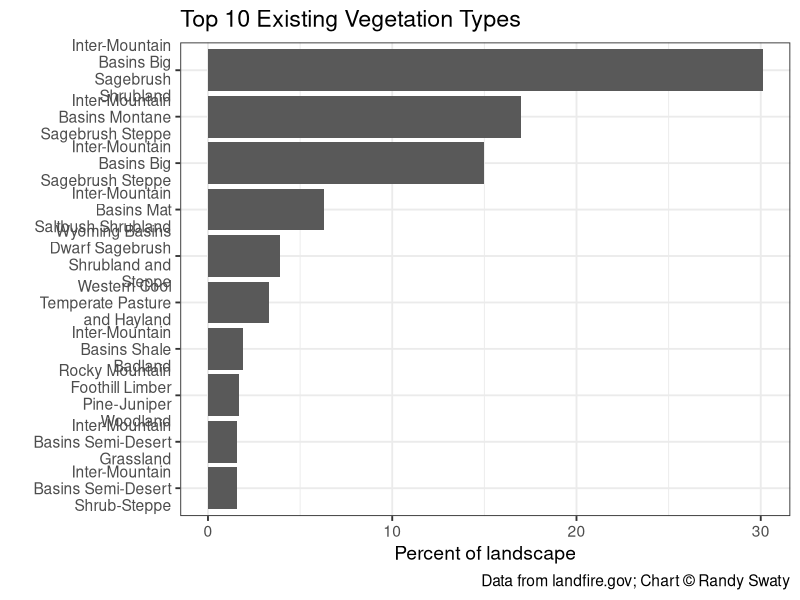
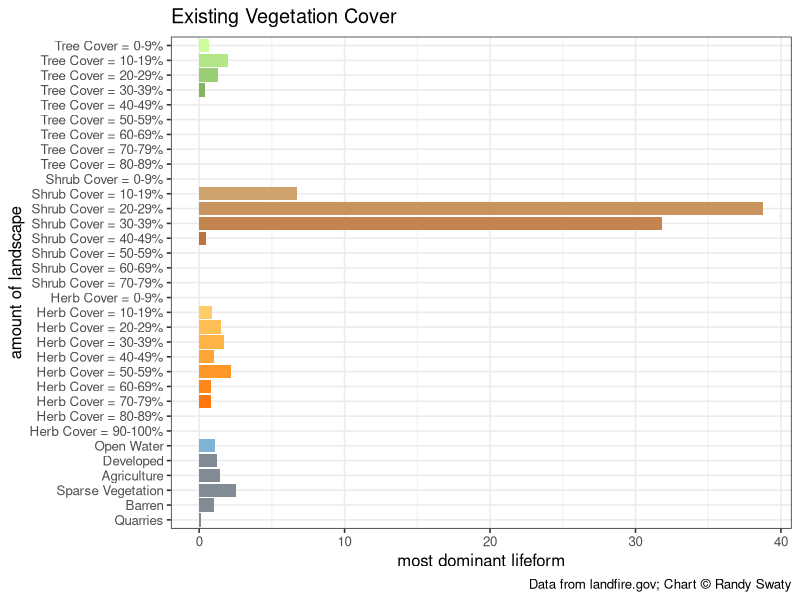
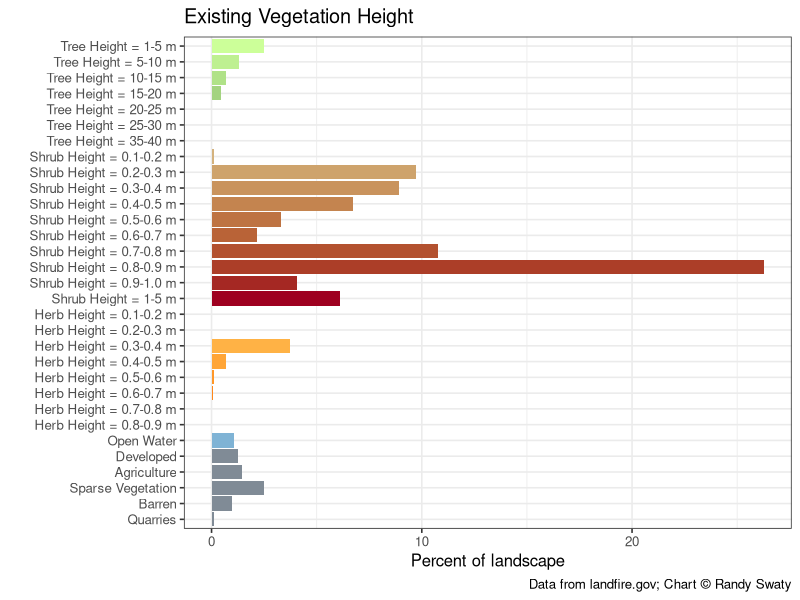

Generate these figures, in order, with R:
## ---- chunk 1
library(tidyverse)
library("png")  
library("patchwork") 

## ---- chunk 2
evtname <- read.csv(file = "data/evt_aoi_attributes.csv") %>%
  group_by(EVT_NAME) %>%
  summarize(ACRES = sum(ACRES),
            REL_PERCENT = sum(REL_PERCENT)) %>%
  arrange(desc(REL_PERCENT)) %>%
  top_n(n = 10, wt = REL_PERCENT)

# plot
evtChart <-
  ggplot(data = evtname, aes(x = EVT_NAME, y = REL_PERCENT)) +
  geom_bar(stat = "identity") +
  labs(
    title = "Top 10 Existing Vegetation Types",
    caption = "Data from landfire.gov; Chart © Randy Swaty",
    x = "",
    y = "Percent of landscape") +
  scale_x_discrete(limits = rev(evtname$EVT_NAME),
                   labels = function(x) str_wrap(x, width = 18)) +
  coord_flip() +
  theme_bw(base_size = 14)



evtChart
## ---- chunk 3
evcname <- read.csv("data/evc_aoi_attributes.csv")

# create "type" column based on conditions
evcname <- evcname %>% mutate(type = if_else(VALUE %in% 11, "Open Water",
                                             if_else(VALUE %in% 12, "Snow / Ice",
                                                     if_else(VALUE %in% c(13:25), "Developed",
                                                             if_else(VALUE %in% 31, "Barren",
                                                                     if_else(VALUE %in% c(60:70), "Agriculture",
                                                                             if_else(VALUE %in% 32, "Quarries",
                                                                                     if_else(VALUE %in% 100, "Sparse Vegetation",
                                                                                             if_else(VALUE %in% c(101:199), "Tree",
                                                                                                     if_else(VALUE %in% c(201:299), "Shrub",
                                                                                                             if_else(VALUE %in% c(301:399), "Herb",
                                                                                                                     "Other")))))))))))

# create reverse substr() function
revSubstr <- function(x, start, stop) {
  x <- strsplit(x, "")
  sapply(x, 
         function(x) paste(rev(rev(x)[start:stop]), collapse = ""), 
         USE.NAMES = FALSE)  }

# create cover column based on 2nd and 3rd to last values of classname
# if "Other" type, make 0
evcname <- evcname %>% mutate(cover = as.numeric(if_else(VALUE > 100,
                                                         revSubstr(evcname$CLASSNAMES, start = 2, stop = 3),
                                                         "0")))

# create bin breaks for grouping
breaks <- seq(0, 100, 10)
# create intervals for grouping and summarize
# also create factor order for "type"
evcgroup <- evcname %>%
  mutate(interval = cut(cover,
                        breaks, 
                        include.lowest = TRUE, 
                        right = T,
                        labels = c("0-9", "10-19", "20-29", "30-39", "40-49", "50-59", "60-69", "70-79", 
                                   "80-89", "90-100")),
         type = factor(type, levels = c("Tree", "Shrub", "Herb", "Open Water", "Snow / Ice", "Developed", "Agriculture", "Sparse Vegetation", "Barren", "Quarries", "Other"))) %>%
  group_by(type, interval) %>%
  summarize(Freq = sum(Freq),
            ACRES = sum(ACRES),
            REL_PERCENT = sum(REL_PERCENT))

# add label and legend names based on condition
evcgroup <- evcgroup %>% mutate(label = if_else(type %in% c("Tree", "Shrub", "Herb"),
                                                paste0(type, " Cover = ", interval, "%"), as.character(type)),
                                legend = if_else(type %in% c("Tree", "Shrub", "Herb", "Open Water"),
                                                 type, as.factor("Other")))

# turn current label order to factors
evclabel.list <- evcgroup$label
evcgroup <- evcgroup %>% mutate(label = fct_rev(factor(label, evclabel.list)))



# create factor level colors for legend (original from Myles)
## cols <- c("Tree" = "#196F3D", "Shrub" = "#229954", "Herb" = "#52BE80", "Open Water" = "#7FB3D5",
##          "Other" = "#808B96")

# join in custom cols column to color bars by specific label

evc_group_cols <- read.csv("data/evc_group_cols.csv")

evcgroup <- left_join(evcgroup, evc_group_cols, by = "label")

evcgroup$label <- factor(evcgroup$label, levels = rev(evcgroup$label))

# plot
evcChart <-
  ggplot(data = evcgroup, aes(x = label, y = REL_PERCENT, fill = colors)) +
  geom_bar(stat = "identity") +
  labs(
    title = "Existing Vegetation Cover",
    caption = "Data from landfire.gov; Chart © Randy Swaty",
    x = "amount of landscape",
    y = "most dominant lifeform") +
  scale_fill_identity() +
  coord_flip() +
  theme_bw(base_size = 12)+
  theme(legend.position = "none") 


evcChart


## ---- chunk 4

# load evh attribute table
evhname <- read.csv(file = "data/evh_aoi_arc.csv")


# create "type" column based on conditions
evhname <- evhname %>% mutate(type = if_else(VALUE %in% 11, "Open Water",
                                             if_else(VALUE %in% 12, "Snow / Ice",
                                                     if_else(VALUE %in% c(13:25), "Developed",
                                                             if_else(VALUE %in% 31, "Barren",
                                                                     if_else(VALUE %in% c(60:70), "Agriculture",
                                                                             if_else(VALUE %in% 32, "Quarries",
                                                                                     if_else(VALUE %in% 100, "Sparse Vegetation",
                                                                                             if_else(VALUE %in% c(101:199), "Tree",
                                                                                                     if_else(VALUE %in% c(201:299), "Shrub",
                                                                                                             if_else(VALUE %in% c(301:399), "Herb",
                                                                                                                     "Other"))))))))))) %>%
  mutate(height_m = if_else(type %in% "Tree", (VALUE -100),
                            if_else(type %in% "Shrub", ((VALUE - 200) / 10),
                                    if_else(type %in% "Herb", ((VALUE - 300) / 10), 0))) %>%
           as.character() %>% as.numeric())

# create bin breaks for grouping
breaks <- c(0, 0.1, 0.2, 0.3, 0.4, 0.5, 0.6, 0.7, 0.8, 0.9, 1, 5, 10, 15, 20, 25, 30, 35, 40, 45, 50, 55, 60, 65, 70, 75, 80, 85, 90, 95, 100)

# create intervals for grouping and summarize
# also create factor order for "type"
evhgroup <- evhname %>%
  mutate(interval = cut(height_m,
                        breaks, 
                        include.lowest = TRUE, 
                        right = F,
                        labels = c("0", "0.1-0.2", "0.2-0.3", "0.3-0.4" ,"0.4-0.5", "0.5-0.6", "0.6-0.7", "0.7-0.8", "0.8-0.9", "0.9-1.0", "1-5", "5-10", "10-15", "15-20", "20-25", "25-30", "30-35", "35-40", "40-45", "45-50", "50-55", "55-60", "60-65", "65-70", "70-75", "75-80", "80-85", "85-90", "90-95", "95-100")),
         type = factor(type, levels = c("Tree", "Shrub", "Herb", "Open Water", "Snow / Ice", "Developed", "Agriculture", "Sparse Vegetation", "Barren", "Quarries", "Other"))) %>%
  group_by(type, interval) %>%
  summarise(VALUE = sum(VALUE),
            ACRES = sum(ACRES),
            REL_PERCENT = sum(REL_PERCENT))



# add label and legend names based on condition
evhgroup <- evhgroup %>% mutate(label = if_else(type %in% c("Tree", "Shrub", "Herb"),
                                                paste0(type, " Height = ", interval, " m"), as.character(type)),
                                legend = if_else(type %in% c("Tree", "Shrub", "Herb", "Open Water"),
                                                 type, as.factor("Other")))
# turn current label order to factors
evhlabel.list <- evhgroup$label
evhgroup <- evhgroup %>% mutate(label = fct_rev(factor(label, evhlabel.list)))

# create factor level colors for legend
##cols <- c("Tree" = "#196F3D", "Shrub" = "#229954", "Herb" = "#52BE80", "Open Water" = "#7FB3D5","Other" = "#808B96")

# join in custom cols column to color bars by specific label

evh_group_cols <- read.csv("data/evh_group_cols.csv")

evhgroup <- left_join(evhgroup, evh_group_cols, by = "label")

evhgroup$label <- factor(evhgroup$label, levels = rev(evhgroup$label))


# plot
evhChart <-
ggplot(data = evhgroup, aes(x = label, y = REL_PERCENT, fill = colors)) +
  geom_bar(stat = "identity") +
  labs(
    title = "Existing Vegetation Height",
    caption = "Data from landfire.gov; Chart © Randy Swaty",
    x = "",
    y = "Percent of landscape") +
  scale_fill_identity() +
  coord_flip() +
  theme_bw(base_size = 12)+
  theme(legend.position = "none")

evhChart



# plot with original color scheme
# evhChart <-
# ggplot(data = evhgroup, aes(x = label, y = REL_PERCENT, fill = legend)) +
#   geom_bar(stat = "identity") +
#   labs(
#     title = "Existing Vegetation Height",
#     subtitle = "landscape_name",
#     caption = "\nData from landfire.gov.",
#     x = "",
#     y = "Percent of landscape") +
#   scale_fill_manual(values = cols, name = "") +
#   coord_flip() +
#   theme_bw()
# 
# evhChart





